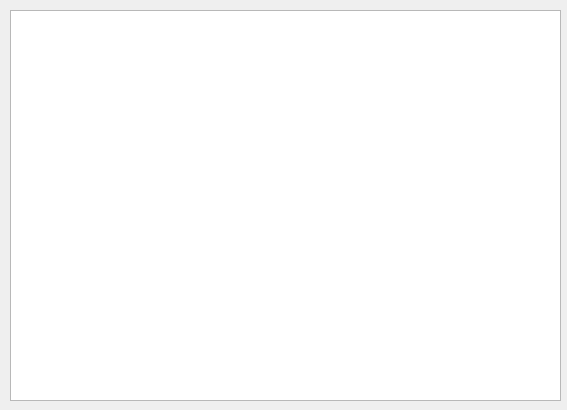
<?xml version="1.0" encoding="UTF-8"?>
<ui version="4.0">
 <class>ThirdWindow</class>
 <widget class="QDialog" name="ThirdWindow">
  <property name="geometry">
   <rect>
    <x>0</x>
    <y>0</y>
    <width>567</width>
    <height>410</height>
   </rect>
  </property>
  <property name="windowTitle">
   <string>Dialog</string>
  </property>
  <widget class="QTableWidget" name="qTableWidget">
   <property name="geometry">
    <rect>
     <x>10</x>
     <y>10</y>
     <width>551</width>
     <height>391</height>
    </rect>
   </property>
  </widget>
 </widget>
 <resources/>
 <connections/>
</ui>
